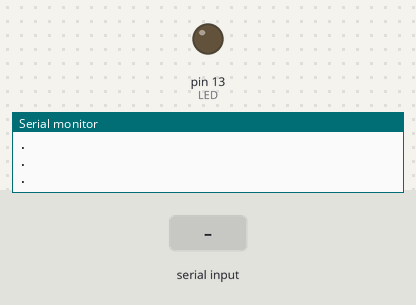
Bench run of a sketch on a simulated Arduino Uno, built with avr-gcc and run on an emulated ATmega328P. Parts: output pins drawn as LEDs (lit = HIGH), the last lines printed to the serial monitor. The test bench sets the inputs (shaded band).

Above: at 1.2 s.
1.3 s: "p" received over Serial
At 1.68 s:
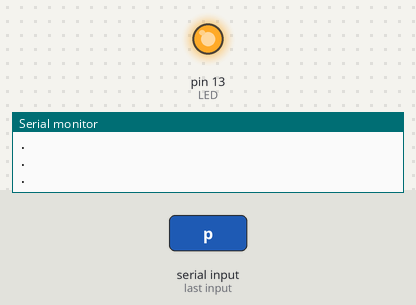
Timing chart, 0 to 4.3 s (numbered marks = the images above; inputs shaded):
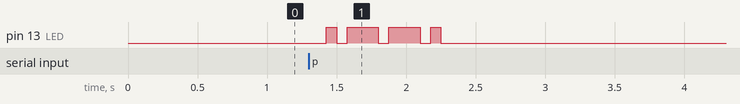

Measured:
- after the input at 1.3 s, pin 13 (LED): LOW → HIGH after 0.13 s, then repeats every 0.30 s: LOW 0.08 s, HIGH 0.23 s

The sketch:

morse.ino
```cpp
#define LED 13

int dot_length = 75;
int dash_length = 3 * dot_length;
int signal_break_length = dot_length;
int letter_break_length = 3 * dot_length;

int DOT = 0;
int DASH = 1;

volatile char serial_input;

void setup() {
  pinMode(LED, OUTPUT);
  Serial.begin(9600);
}

void loop() {
  while (Serial.available()) {
    serial_input = Serial.read();
    switch (serial_input) {
      case 'p':
        emit_signal(DOT);
        emit_signal(DASH);
        emit_signal(DASH);
        emit_signal(DOT);
        break;
      case 'a':
        emit_signal(DOT);
        emit_signal(DASH);
        break;
      case 'w':
        emit_signal(DOT);
        emit_signal(DASH);
        emit_signal(DASH);
        break;
      case 'e':
        emit_signal(DOT);
        break;
      case 'l':
        emit_signal(DOT);
        emit_signal(DASH);
        emit_signal(DOT);
        emit_signal(DASH);
        break;
      case '9':
        emit_signal(DASH);
        emit_signal(DASH);
        emit_signal(DASH);
        emit_signal(DASH);
        emit_signal(DOT);
        break;
      default:
        Serial.println("?");
    }
  }
  emit_letter_break();
  Serial.println(".");
}

void emit_signal(int type) {
  emit_break();
  if (type == 0) { // dot
    digitalWrite(LED, HIGH);
    delay(dot_length);
  } else { // dash
    digitalWrite(LED, HIGH);
    delay(dash_length);
  }
}

void emit_break() {
  digitalWrite(LED, LOW);
  delay(signal_break_length);
}

void emit_letter_break() {
  digitalWrite(LED, LOW);
  delay(letter_break_length);
}
```
